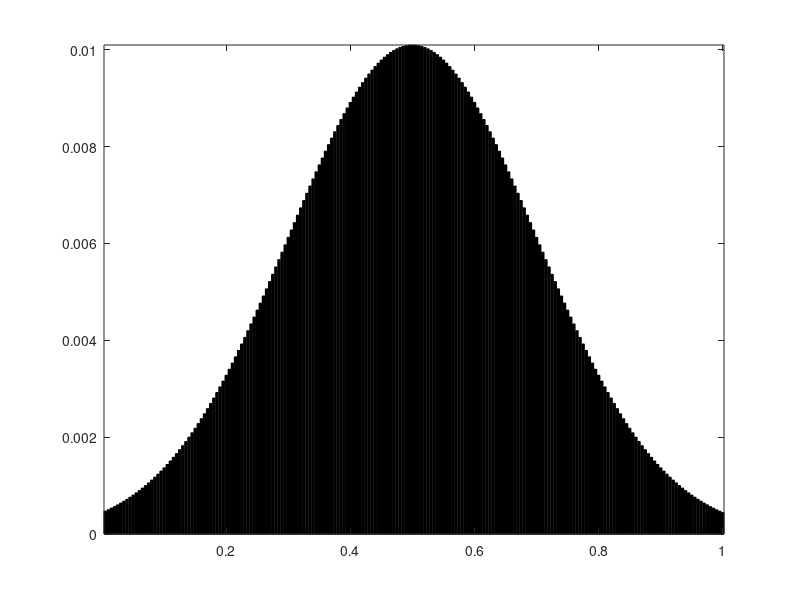

The MATLAB source for this figure: (Note: this script raises an error after producing the figure.)
clear all
clc

%% Useful functions:
normalize = @(a)a/sum(a(:)); % Normalization function 
Gaussian = @(x,t0,sigma)exp(-(x-t0).^2/(2*sigma^2)); % Gaussian distribution generator

%% Define given the marginal disributions p,q in the problem
sigma0 = 0.01; sigma1 = .02; sigma2 = .03; sigma3 = .04; sigma4 = .05;sigma5= .06;

nx = 200;  % (not exceed 1000)
ny = 200;  % (not exceed 1000)

x = (1:nx)'/nx;  % x \in [0,1]
y = (1:ny)'/ny;  % y \in [0,1]

heightp = 1;
p = heightp.*Gaussian(y,.5,0.2);

% Normalized!
p = normalize(p);


figure(1)
bar(x, p, 'k'); axis tight;


%% Define the cost matrices C_{1} C_{2} in the problem 
[Y,X] = meshgrid(x,y);
% C = abs((Y-X).^(3));
C = (Y-X).^(2);
% C = X.^2./Y;
%% The upper bound on z-axis
r = 1.6;
r_unit = r/ny;

%% CVX solver
cvx_begin
    variable Pi(nx,ny)
    minimize( sum(sum(C'.*Pi)) )
    subject to
     Pi*ones(ny,1) == p;
     sum(Pi'*ones(nx,1)) == 1;
     Pi'*ones(nx,1) <= r_unit;
     Pi>=0;
cvx_end

%% Constraint check (suppose to be 0):
fprintf('Constraints deviation (should be 0):'); 
sum(Pi*ones(ny,1) - p)


fprintf('Marginal at z-axis check (should be 1):'); 
sum(Pi'*ones(nx,1))

%% Plotting the u,v
figure()
plot(y, Pi'*ones(nx,1)); axis tight;


 
